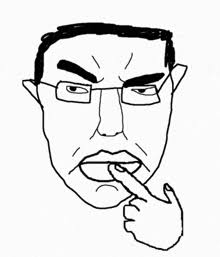
#> input picture assets/face2.jpg, 220 x 257 px
$ python ascii_frames.py ../assets/face2.jpg
#> lines starting #> are read from the running program, lines starting #| are printed output that depends on the picture; after the words box and inside, x2 and y2 are one past the last pixel; in counts of white or black regions, pixels touching at a corner belong together
"""Turn the logo + any extra images/GIFs into ASCII frames for the hero animation.

usage: python3 tools/ascii_frames.py assets/logo.png assets/face2.jpg [more.gif ...] > public/frames.json
Every frame is rendered on the same grid with the same character ramp, so new art
(e.g. all frames of a GIF) drops in looking consistent with the logo.
"""
import json, sys
from PIL import Image, ImageOps, ImageFilter, ImageSequence

COLS, ROWS = 96, 54          # grid; chars are ~2x taller than wide
RAMP = " .,:;-=+*#%@"

def line_mask(im):
    g = im.convert("L")
    # dark-on-light drawings get inverted so lines are always bright
    hist = g.histogram(); light = sum(hist[128:]) > sum(hist[:128])
    if light: g = ImageOps.invert(g)
    g = g.point(lambda v: 255 if v > 90 else 0)
    bbox = g.getbbox() or (0, 0, *g.size)
    g = g.crop(bbox)
    # fit into the grid's pixel aspect, centred, with a small margin
    cw, ch = 8, 16
    W, H = COLS * cw, ROWS * ch
    s = min(W * 0.94 / g.width, H * 0.94 / g.height)
    g = g.resize((max(1, int(g.width * s)), max(1, int(g.height * s))), Image.LANCZOS)
    g = g.filter(ImageFilter.MaxFilter(3))  # thicken thin strokes so they survive downsampling
    canvas = Image.new("L", (W, H), 0)
    canvas.paste(g, ((W - g.width) // 2, (H - g.height) // 2))
    return canvas, cw, ch

def to_ascii(im):
    m, cw, ch = line_mask(im)
    px = m.load(); rows = []
    for r in range(ROWS):
        row = ""
        for c in range(COLS):
            tot = 0
            for y in range(r * ch, r * ch + ch, 2):
                for x in range(c * cw, c * cw + cw, 2):
                    tot += px[x, y]
            cov = tot / (255 * (cw // 2) * (ch // 2))
            row += RAMP[min(len(RAMP) - 1, int((cov ** 0.6) * (len(RAMP) - 1) * 1.25 + (0.5 if cov > 0.04 else 0)))]
        rows.append(row)
    return rows

frames = []
for path in sys.argv[1:]:
    im = Image.open(path)
#> im is the input picture: PIL image 220x257 RGB; min 0, max 255, mean 227.2
    for i, f in enumerate(ImageSequence.Iterator(im)):
        frames.append({"src": f"{path.split('/')[-1]}#{i}", "rows": to_ascii(f.convert("RGB")),
                       "hold": int(f.info.get("duration", 0)) or None})
#> this loop made 1 pass
#> pass 1, in line_mask, `if light: g = ImageOps.invert(g)`:
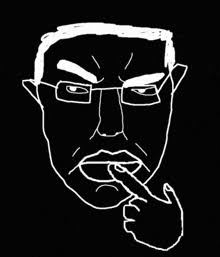
#> g: PIL image 220x257 L; min 0, max 255, mean 27.8
#> pass 1, in line_mask, `g = g.point(lambda v: 255 if v > 90 else 0)`:
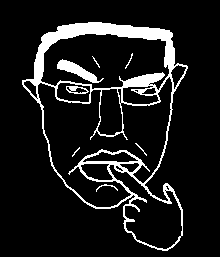
#> g: PIL image 220x257 L; 10.7% white; 8 white regions (2 under 20 px), largest, box (x1, y1, x2, y2) and area: (22, 22, 188, 251) 5454, (57, 59, 104, 83) 395, (66, 86, 89, 94) 94, (96, 184, 118, 192) 37, (125, 53, 133, 69) 24, (135, 143, 147, 156) 23
#> pass 1, in line_mask, `g = g.crop(bbox)`:
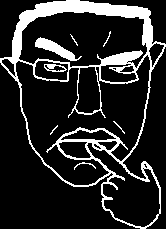
#> g: PIL image 166x229 L; 15.9% white; 8 white regions (2 under 20 px), largest, box (x1, y1, x2, y2) and area: (0, 0, 166, 229) 5454, (35, 37, 82, 61) 395, (44, 64, 67, 72) 94, (74, 162, 96, 170) 37, (103, 31, 111, 47) 24, (113, 121, 125, 134) 23
#> after the loop, frames = 1 item
json.dump({"cols": COLS, "rows": ROWS, "frames": frames}, sys.stdout)
#> (printed output is left out)
